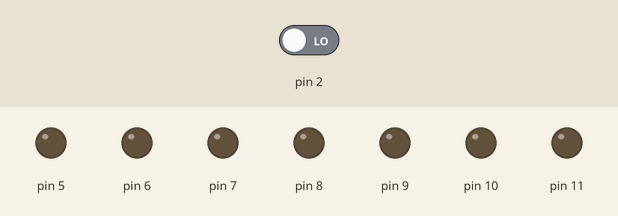
A sketch run on a simulated Arduino Uno, built with avr-gcc and run on an emulated ATmega328P. Parts: output pins drawn as LEDs (lit = HIGH). Inputs (shaded band) come from the test bench; at power-on: pin 2 LOW. Random numbers use the default seed unless the sketch sets one.

Above: at 1.2 s.
1.3 s: pin 2 driven HIGH
At 2.5 s:
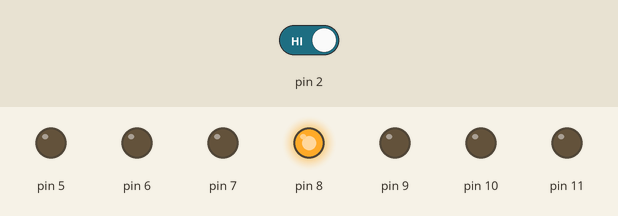
At 3.9 s:
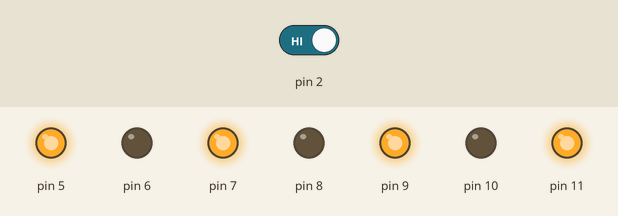
4.3 s: pin 2 driven LOW
6.1 s: pin 2 driven HIGH
At 7.3 s:
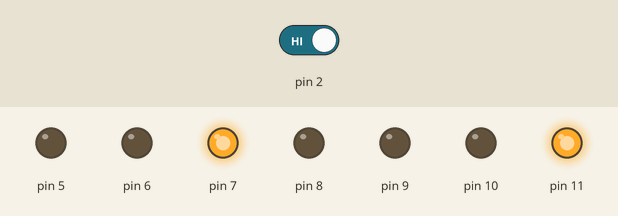
Timing chart, 0 to 32.8 s (numbered marks = the images above; inputs shaded):
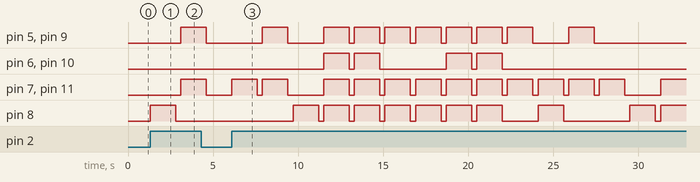

Measured:
- after the input at 1.3 s, pin 5, pin 7, pin 9, pin 11: LOW → HIGH after 1.8 s; pin 8: LOW → HIGH at once, → LOW 1.5 s later
- after the input at 6.1 s, pin 5: goes HIGH 1.5 s, LOW 2.1 s, 6 × (HIGH 1.5 s, LOW 0.30 s), HIGH 1.5 s, LOW 2.1 s, HIGH 1.5 s, then LOW, starting after 1.8 s; pin 6: LOW → HIGH after 5.4 s, → LOW 1.5 s later, → HIGH 0.30 s later, → LOW 1.5 s later, … (8 changes in this stretch)

The sketch:

dado_aurudo1.ino
```cpp
void setup()
{
  pinMode(2,INPUT);
  pinMode(11,OUTPUT);
  pinMode(10,OUTPUT);
  pinMode(9,OUTPUT);
  pinMode(8,OUTPUT);
  pinMode(7,OUTPUT);
  pinMode(6,OUTPUT);
  pinMode(5,OUTPUT);

  randomSeed(analogRead(0));
}

void loop()
{
  if (digitalRead(2) == HIGH) {
    sorteia();
    delay(300);
  }
}

void sorteia()
{
  int valor = random(1,8);
	valor == 5;

   if(valor == 1)
   {
     digitalWrite(7, LOW);
     digitalWrite(6, LOW);
     digitalWrite(5, LOW);
     digitalWrite(8, HIGH);
     digitalWrite(9, LOW);
     digitalWrite(10, LOW);
     digitalWrite(11, LOW);

   }
  else if(valor == 2)
   {
     digitalWrite(7, HIGH);
     digitalWrite(6, LOW);
     digitalWrite(5, LOW);
     digitalWrite(8, LOW);
     digitalWrite(9, LOW);
     digitalWrite(10, LOW);
     digitalWrite(11, HIGH);

   }
   else if(valor == 3)
   {
     digitalWrite(7, HIGH);
     digitalWrite(6, LOW);
     digitalWrite(5, LOW);
     digitalWrite(8, HIGH);
     digitalWrite(9, LOW);
     digitalWrite(10, LOW);
     digitalWrite(11, HIGH);


   }
   else if(valor == 4)
   {
     digitalWrite(7, HIGH);
     digitalWrite(6, LOW);
     digitalWrite(5, HIGH);
     digitalWrite(8, LOW);
     digitalWrite(9, HIGH);
     digitalWrite(10, LOW);
     digitalWrite(11, HIGH);

   }
  else if(valor == 5)
   {
     digitalWrite(7, HIGH);
     digitalWrite(6, LOW);
     digitalWrite(5, HIGH);
     digitalWrite(8, HIGH);
     digitalWrite(9, HIGH);
     digitalWrite(10, LOW);
     digitalWrite(11, HIGH);

   }
  else if(valor == 6)
   {
     digitalWrite(7, HIGH);
     digitalWrite(6, HIGH);
     digitalWrite(5, HIGH);
     digitalWrite(8, LOW);
     digitalWrite(9, HIGH);
     digitalWrite(10, HIGH);
     digitalWrite(11, HIGH);
  }
  else if (valor == 7){
     digitalWrite(7, HIGH);
     digitalWrite(6, HIGH);
     digitalWrite(5, HIGH);
     digitalWrite(8, HIGH);
     digitalWrite(9, HIGH);
     digitalWrite(10, HIGH);
     digitalWrite(11, HIGH);
  }
     delay(1500);

     digitalWrite(7, LOW);
     digitalWrite(6, LOW);
     digitalWrite(5, LOW);
     digitalWrite(8, LOW);
     digitalWrite(9, LOW);
     digitalWrite(10, LOW);
     digitalWrite(11, LOW);

}
```
